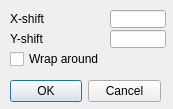
<?xml version="1.0" encoding="UTF-8"?>
<ui version="4.0">
 <class>CQDlgSimpleFilter_shift</class>
 <widget class="QDialog" name="CQDlgSimpleFilter_shift">
  <property name="geometry">
   <rect>
    <x>0</x>
    <y>0</y>
    <width>173</width>
    <height>109</height>
   </rect>
  </property>
  <property name="windowTitle">
   <string>Image Shift</string>
  </property>
  <property name="locale">
   <locale language="English" country="UnitedStates"/>
  </property>
  <widget class="QDialogButtonBox" name="qqOkCancel">
   <property name="geometry">
    <rect>
     <x>10</x>
     <y>75</y>
     <width>151</width>
     <height>32</height>
    </rect>
   </property>
   <property name="standardButtons">
    <set>QDialogButtonBox::Cancel|QDialogButtonBox::Ok</set>
   </property>
  </widget>
  <widget class="QCheckBox" name="qqWrap">
   <property name="geometry">
    <rect>
     <x>10</x>
     <y>50</y>
     <width>111</width>
     <height>18</height>
    </rect>
   </property>
   <property name="focusPolicy">
    <enum>Qt::StrongFocus</enum>
   </property>
   <property name="text">
    <string>Wrap around</string>
   </property>
  </widget>
  <widget class="QLabel" name="label">
   <property name="geometry">
    <rect>
     <x>10</x>
     <y>10</y>
     <width>91</width>
     <height>18</height>
    </rect>
   </property>
   <property name="text">
    <string>X-shift</string>
   </property>
  </widget>
  <widget class="QLineEdit" name="qqX">
   <property name="geometry">
    <rect>
     <x>110</x>
     <y>10</y>
     <width>56</width>
     <height>18</height>
    </rect>
   </property>
  </widget>
  <widget class="QLabel" name="label_2">
   <property name="geometry">
    <rect>
     <x>10</x>
     <y>30</y>
     <width>91</width>
     <height>18</height>
    </rect>
   </property>
   <property name="text">
    <string>Y-shift</string>
   </property>
  </widget>
  <widget class="QLineEdit" name="qqY">
   <property name="geometry">
    <rect>
     <x>110</x>
     <y>30</y>
     <width>56</width>
     <height>18</height>
    </rect>
   </property>
  </widget>
 </widget>
 <tabstops>
  <tabstop>qqX</tabstop>
  <tabstop>qqY</tabstop>
  <tabstop>qqWrap</tabstop>
  <tabstop>qqOkCancel</tabstop>
 </tabstops>
 <resources/>
 <connections/>
</ui>
